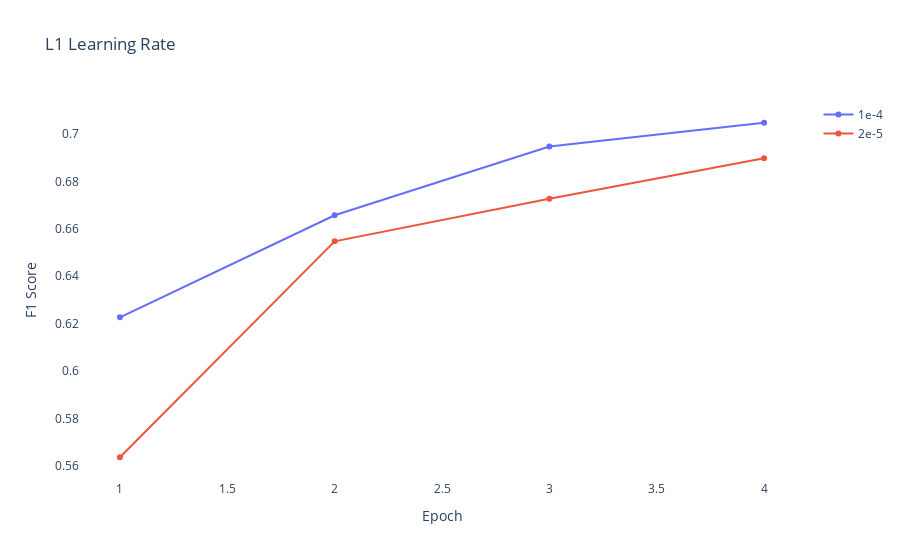

Write notebook code for a chart like this one.
### Code cell
fig = go.Figure()

LR_1e4 = [0.6226226226226226, 0.6656656656656657, 0.6946946946946947, 0.7047047047047047]
LR_2e5 = [0.5635635635635635, 0.6546546546546547, 0.6726726726726727, 0.6896896896896897]



fig.add_trace(make_scatter_trace(LR_1e4, '1e-4'))
fig.add_trace(make_scatter_trace(LR_2e5, "2e-5"))

fig.update_layout(title_text = 'L1 Learning Rate', paper_bgcolor='rgba(0,0,0,0)',plot_bgcolor='rgba(0,0,0,0)')
fig.update_xaxes(title_text='Epoch')
fig.update_yaxes(title_text='F1 Score')

fig.show()

### Figure 1 — Plotly figure (JSON) as saved in the notebook; plotly's stock layout.template omitted (floating-point values rounded to 4 significant figures)
{"data": [{"name": "1e-4", "type": "scatter", "x": [1, 2, 3, 4, 5, 6, 7, 8], "y": [0.6226, 0.6657, 0.6947, 0.7047]}, {"name": "2e-5", "type": "scatter", "x": [1, 2, 3, 4, 5, 6, 7, 8], "y": [0.5636, 0.6547, 0.6727, 0.6897]}], "layout": {"paper_bgcolor": "rgba(0,0,0,0)", "plot_bgcolor": "rgba(0,0,0,0)", "title": {"text": "L1 Learning Rate"}, "xaxis": {"title": {"text": "Epoch"}}, "yaxis": {"title": {"text": "F1 Score"}}}}
